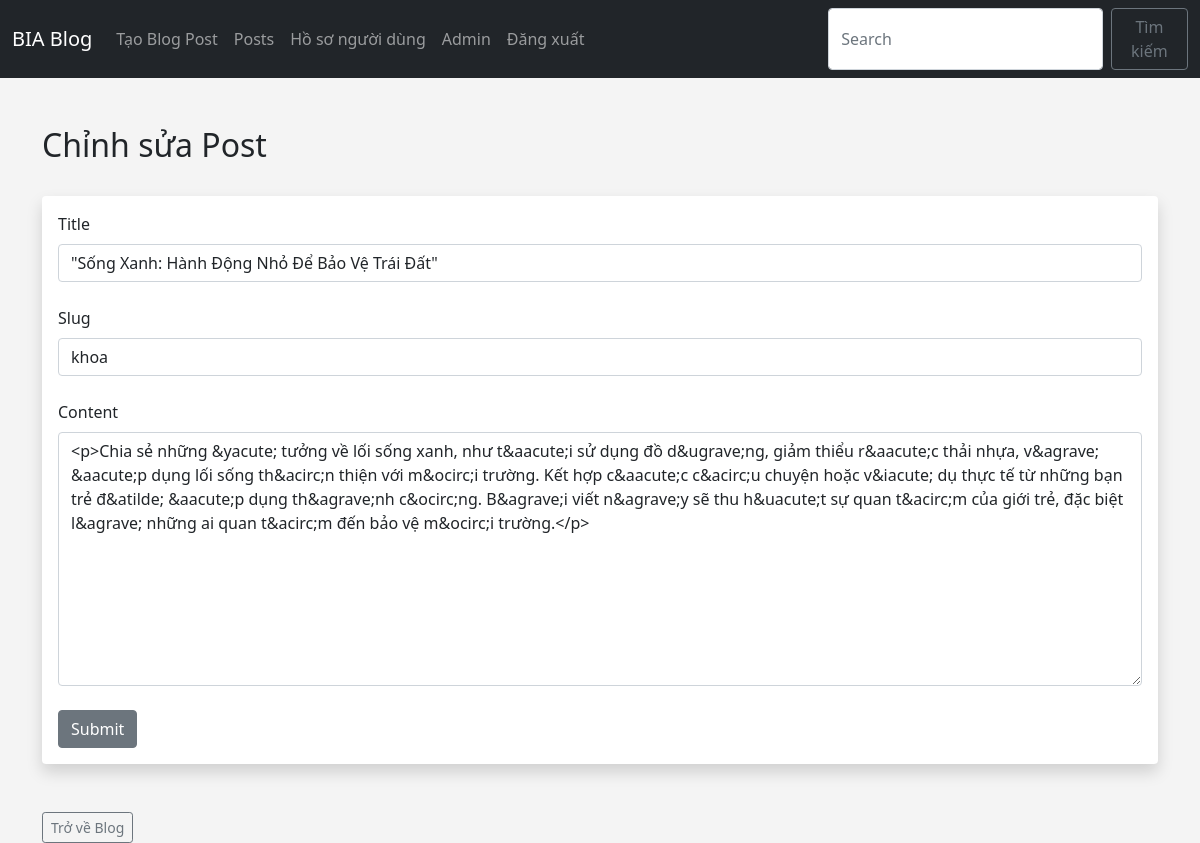
Page /posts/edit/2 (signed in) on the committed database.
### app.py (models this page shows)
class Posts(db.Model):
	id = db.Column(db.Integer, primary_key=True)
	title = db.Column(db.String(255))
	content = db.Column(db.Text)
	date_posted = db.Column(db.DateTime, default=datetime.utcnow)
	slug = db.Column(db.String(255))
	poster_id = db.Column(db.Integer, db.ForeignKey('users.id'))

### app.py (the view, shortened to what this page needs)
@app.route('/posts/edit/<int:id>', methods=['GET', 'POST'])
@login_required
def edit_post(id):
	post = Posts.query.get_or_404(id)
	form = PostForm()
	if current_user.id == post.poster_id or current_user.id == 1:
		form.title.data = post.title
		form.slug.data = post.slug
		form.content.data = post.content
		return render_template('edit_post.html', form=form)
	else:
		flash("Bạn không phải tác giả để chỉnh sửa bài Post này!!!")
		posts = Posts.query.order_by(Posts.date_posted)
		return render_template("posts.html", posts=posts)

### webforms.py
class PostForm(FlaskForm):
	title = StringField("Title", validators=[DataRequired()])
	content = CKEditorField('Content', validators=[DataRequired()])
	slug = StringField("Slug", validators=[DataRequired()])
	submit = SubmitField("Submit")

class SearchForm(FlaskForm):
	searched = StringField("Searched", validators=[DataRequired()])
	submit = SubmitField("Submit")

### app.py (called while the page is built)
@login_manager.user_loader
def load_user(user_id):
	return Users.query.get(int(user_id))

@app.context_processor
def base():
	form = SearchForm()
	return dict(form=form)

### templates/edit_post.html (shortened to what this page needs)
{% extends 'base.html' %}
{% block content %}
<br/>
<h2>Chỉnh sửa Post</h2>
<br/>
<div class="shadow p-3 mb-5 bg-body rounded">
	<form method="POST">
		{{ form.title.label(class="form-label") }}
		{{ form.title(class="form-control") }}
		<br/>
		{{ form.slug.label(class="form-label") }}
		{{ form.slug(class="form-control") }}
		<br/>
		{{ form.content.label(class="form-label") }}
		{{ form.content(class="form-control", rows="10") }}
		<br/>
		{{ form.submit(class="btn btn-secondary") }}
	</form>
</div>
<a href="{{ url_for('posts')}}" class="btn btn-outline-secondary btn-sm">Trở về Blog</a>
{% endblock %}

### static/css/style.css (style rules this page uses)
body { background: #f4f4f4; }

### rows in the picture
Posts: title "\"Sống Xanh: Hành Động Nhỏ Để Bảo Vệ Trái Đất\"", slug "khoa", content "<p>Chia sẻ những &yacute; tưởng về lối sống xanh, như t&aacute;i sử dụng đồ d&ugrave;ng, giảm thiểu r&aacute;c thải nhựa, v&agrave; &aacute;p dụng lối sống th&acirc;n thiện với m&ocirc;i trường. Kết hợp c&aacute;c c&acirc;u chuyện hoặc v&iacute; dụ thực tế từ những bạn trẻ đ&atilde; &aacute;p dụng th&agrave;nh c&ocirc;ng. B&agrave;i viết n&agrave;y sẽ thu h&uacute;t sự quan t&acirc;m của giới trẻ, đặc biệt l&agrave; những ai quan t&acirc;m đến bảo vệ m&ocirc;i trường.</p>"
